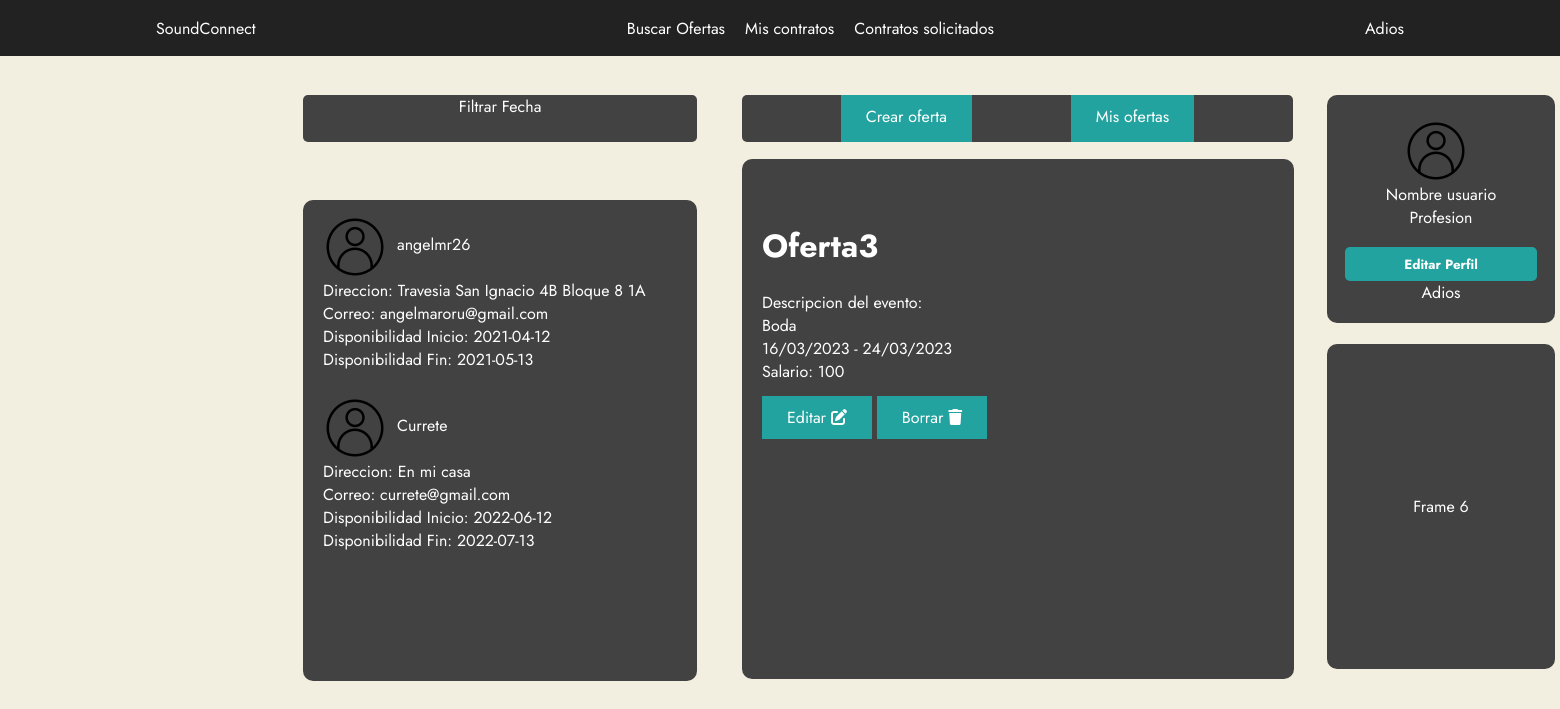
/Vista/listar_ofertas.php?id=3&inicio_evento=2023-03-16&fin_evento=2023-03-24 (signed in), run on the app's committed database.
### tables this page shows
CREATE TABLE `usuario` (
  `idUser` int(11) NOT NULL,
  `nombre` varchar(255) NOT NULL,
  `correo` varchar(255) NOT NULL,
  `contraseña` varchar(255) NOT NULL,
  `direccion` varchar(255) NOT NULL,
  `disponibilidad_inicio1` date DEFAULT NULL,
  `disponibilidad_fin1` date DEFAULT NULL,
  `activo` tinyint(4) NOT NULL,
  `disponibilidad_inicio2` date DEFAULT NULL,
  `disponibilidad_fin2` date DEFAULT NULL,
  `disponibilidad_inicio3` date DEFAULT NULL,
  `disponibilidad_fin3` date DEFAULT NULL,
  `etiqueta1` varchar(255) NOT NULL,
  `etiqueta2` varchar(255) NOT NULL,
  `etiqueta3` varchar(255) NOT NULL
);

CREATE TABLE `ofertas` (
  `idOferta` int(11) NOT NULL,
  `nombre` varchar(255) NOT NULL,
  `descripcion` varchar(255) NOT NULL,
  `evento_inicio` date DEFAULT NULL,
  `evento_fin` date DEFAULT NULL,
  `precio` float NOT NULL,
  `idEmpresa` int(11) NOT NULL
);

### Modelo/usuario.php (called while the page is built, shortened)
<?php
function findAllUsuario()
{
    $sqlFindAll = "SELECT * FROM usuario";
    $result = $GLOBALS["bd"]->query($sqlFindAll);
    $res = $result->fetchAll(PDO::FETCH_ASSOC);
    return $res;
}

### Controlador/controlador_users.php (called while the page is built, shortened)
<?php
include("../Modelo/usuario.php");
$usuarios = findAllUsuario();
?>

### Controlador/controlador_ofertas.php (called while the page is built, shortened)
<?php
function findOneByIdOferta($id) {
    $sqlfindOneByIdOferta = "SELECT * FROM ofertas WHERE idOferta = '$id'";
    $result = $GLOBALS["bd"]->query($sqlfindOneByIdOferta);
    $res = $result->fetch(PDO::FETCH_ASSOC);
    return $res;
}

### Vista/listar_ofertas.php (the view, shortened to what this page needs)
<!DOCTYPE html>
<html lang="en">
<head>
    <link rel="stylesheet" href="../Vista/assets/css/index.css">
</head>
<?php
include("./assets/includes/header.php");
include("../Controlador/controlador_ofertas.php");
include("../Controlador/controlador_users.php");
?>
<body>
    <div id="frame1">
        <div class="filtro">
            <span>Filtrar Fecha</span>
        </div>
    </div>
    <div id="frame2">
        <a class="button" href="./crearoferta.php">Crear oferta</a>
        <a class="button" href="./listar_ofertas.php">Mis ofertas</a>
    </div>
    <div id="frame3">
        <img src="./assets/images/user.png" alt="foto de perfil">
        <p>Nombre usuario</p>
        <span>Profesion</span>
        <?php
        if (isset($_SESSION["correo"])) {
            echo " <form action='./perfil_empresa.php' method='pos'><button id='editar_perfil'>Editar Perfil</button></form>";
            echo "<a href='/Controlador/Logout.php'>Adios</a>";
        } else {
            echo "<a href='/Vista/login_user.php'>Hola</a>";
        }
        ?>
    </div>
    <div id="frame4">
        <?php
        if (isset($_SESSION["correo"])) {
            if ($_SESSION['rol'] == "empresa") {
                if (isset($_GET['id'])) {
                    if (count($usuarios) != 0) { ?>
                        <?php
                        foreach ($usuarios as $user) {
                        ?>
                            <a href="listar_users.php?idUser=<?php echo $user["idUser"] ?>">
                                <div id="container">
                                    <div id="users">
                                        <img src="./assets/images/user.png" alt="">
                                        <span><?php echo $user["nombre"] ?></span>
                                    </div>
                                    <p>Direccion: <?php echo $user["direccion"] ?> </p>
                                    <p>Correo: <?php echo $user["correo"] ?> </p>
                                    <?php
                                    if (isset($user["disponibilidad_inicio1"])) {
                                    ?>
                                        <p>Disponibilidad Inicio: <?php echo $user["disponibilidad_inicio1"] ?> </p>
                                    <?php
                                    }
                                    ?>
                                    <?php
                                    if (isset($user["disponibilidad_fin1"])) {
                                    ?>
                                        <p>Disponibilidad Fin: <?php echo $user["disponibilidad_fin1"] ?> </p>
                                    <?php
                                    }
                                    ?>
                                </div>
                            </a>
                        <?php
                        }
                    } else if (isset($_GET['id'])) {
                        echo '<p>No hay usuarios</p>';
                    }
                }
            }
        }
        ?>
    </div>
    <div id="frame5">
        <div id="avanzado">
        </div>
        <div id="contenedor">
            <?php
            if (isset($_GET['id'])) {
                if ($_SESSION['rol'] == "empresa") { ?>
                    <?php
                    $muestra = findOneByIdOferta($_GET['id']);
                    ?>
                    <h1><?php echo $muestra["nombre"] ?></h1>
                    <p>Descripcion del evento: </p>
                    <p><?php echo $muestra["descripcion"] ?></p>
                    <p><?php
                        $originalDate = $muestra["evento_inicio"];
                        $originalDate2 = $muestra["evento_fin"];
                        $newDate = date("d/m/Y", strtotime($originalDate));
                        $newDate2 = date("d/m/Y", strtotime($originalDate2));
                        echo $newDate . "   -   " . $newDate2 ?>
                    </p>
                    <p>Salario: <?php echo $muestra["precio"] ?> </p>
                    <br>
                    <a class="button2" href="../Vista/editar_oferta.php?idOferta=<?php echo $muestra["idOferta"] ?>">Editar <i class="fa-solid fa-pen-to-square"></i></a>
                    <a class="delete" href="../Controlador/borrar_oferta.php?id=<?php echo $muestra["idOferta"] ?>">Borrar <i class="fa-solid fa-trash"></i></a>
            <?php
                }
            } else {
                echo '<p>No hay</p>';
            }
            ?>
        </div>
    </div>
    <div id="frame6">
        <p>Frame 6</p>
    </div>
</body>
</html>

### Vista/assets/css/index.css (style rules this page uses)
* { font-family: "Jost", sans-serif; }
#frame1 { top: 95px; left: 303px; width: 394px; height: 47px; position: absolute; display: flex; border-color: transparent; border-radius: 5px; justify-content: space-evenly; color: #fff; background-color: #434242; }
#frame2 { top: 95px; left: 742px; width: 551px; height: 47px; position: absolute; border-color: transparent; display: flex; justify-content: space-evenly; border-radius: 5px; color: #fff; background-color: #434242; }
#frame3 { top: 95px; left: 1327px; width: 228px; height: 228px; position: absolute; display: flex; border-color: transparent; border-radius: 10px; color: #fff; background-color: #434242; align-items: center; flex-direction: column; justify-content: center; }
#frame4 { top: 200px; left: 303px; width: 394px; height: 481px; overflow: auto; position: absolute; border-color: transparent; display: flex; border-radius: 10px; color: #fff; background-color: #434242; flex-direction: column; }
#frame5 { top: 159px; left: 742px; width: 552px; height: 520px; position: absolute; border-color: transparent; display: flex; flex-direction: column; justify-content: space-evenly; border-radius: 10px; color: #fff; background-color: #434242; }
#frame6 { top: 344px; left: 1327px; width: 228px; height: 325px; position: absolute; border-color: transparent; display: flex; justify-content: space-evenly; flex-direction: column; align-items: center; border-radius: 10px; color: #fff; background-color: #434242; }
#editar_perfil { background-color: #22a39f; min-width: 192px; height: 34px; color: #fff; margin-top: 18px; font-weight: bold; cursor: pointer; transition: all 0.3s ease; position: relative; display: inline-block; outline: none; overflow: hidden; border-radius: 5px; border: none; }
#avanzado { display: flex; justify-content: center; }
#contenedor { height: 100%; margin-left: 20px; margin-bottom: 20px; margin-right: 20px; }
p { margin: 0px; }
#users { display: flex; align-items: center; }
#container { margin-left: 20px; margin-top: 10px; margin-right: 20px; margin-bottom: 10px; }
.filtro { position: relative; display: inline-block; }
.button { background-color: #22a39f; color: #fff; padding: 10px 25px; }
.button2 { background-color: #22a39f; color: #fff; padding: 10px 25px; }
.delete { background-color: #22a39f; color: #fff; padding: 10px 25px; }
img { padding-right: 10px; padding-top: 5px; }

### Vista/assets/css/header.css (style rules this page uses)
body { background: #F3EFE0; }
a { text-decoration: none; color:#fff; }

### data on the page
usuario: nombre "angelmr26", direccion "Travesia San Ignacio 4B Bloque 8 1A", correo "angelmaroru@gmail.com", disponibilidad_inicio1 "2021-04-12", disponibilidad_fin1 "2021-05-13"
usuario: nombre "Currete", direccion "En mi casa", correo "currete@gmail.com", disponibilidad_inicio1 "2022-06-12", disponibilidad_fin1 "2022-07-13"
ofertas: nombre "Oferta3", descripcion "Boda", evento_inicio "16/03/2023", evento_fin "24/03/2023", precio "100"
